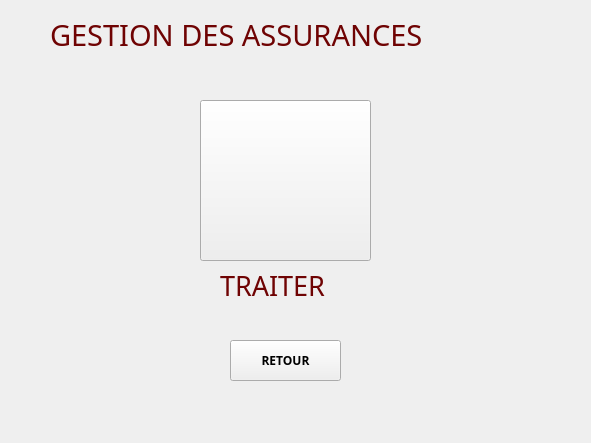
<?xml version="1.0" encoding="UTF-8"?>
<ui version="4.0">
 <class>Gestion_Assurance</class>
 <widget class="QWidget" name="Gestion_Assurance">
  <property name="geometry">
   <rect>
    <x>0</x>
    <y>0</y>
    <width>591</width>
    <height>443</height>
   </rect>
  </property>
  <property name="windowTitle">
   <string>Form</string>
  </property>
  <widget class="QPushButton" name="pushButton">
   <property name="geometry">
    <rect>
     <x>230</x>
     <y>340</y>
     <width>111</width>
     <height>41</height>
    </rect>
   </property>
   <property name="font">
    <font>
     <family>Century Gothic</family>
     <weight>75</weight>
     <bold>true</bold>
    </font>
   </property>
   <property name="text">
    <string>RETOUR</string>
   </property>
   <property name="icon">
    <iconset>
     <normaloff>:/icons/icons8_back_to_200px.png</normaloff>:/icons/icons8_back_to_200px.png</iconset>
   </property>
   <property name="iconSize">
    <size>
     <width>30</width>
     <height>30</height>
    </size>
   </property>
  </widget>
  <widget class="QLabel" name="label_3">
   <property name="geometry">
    <rect>
     <x>220</x>
     <y>260</y>
     <width>141</width>
     <height>51</height>
    </rect>
   </property>
   <property name="font">
    <font>
     <family>Century Gothic</family>
     <pointsize>20</pointsize>
    </font>
   </property>
   <property name="text">
    <string>&lt;html&gt;&lt;head/&gt;&lt;body&gt;&lt;p&gt;&lt;span style=&quot; color:#6f0303;&quot;&gt;TRAITER&lt;/span&gt;&lt;/p&gt;&lt;/body&gt;&lt;/html&gt;</string>
   </property>
  </widget>
  <widget class="QLabel" name="label">
   <property name="geometry">
    <rect>
     <x>50</x>
     <y>10</y>
     <width>491</width>
     <height>51</height>
    </rect>
   </property>
   <property name="font">
    <font>
     <family>Century Gothic</family>
     <pointsize>22</pointsize>
     <weight>50</weight>
     <bold>false</bold>
    </font>
   </property>
   <property name="text">
    <string>&lt;html&gt;&lt;head/&gt;&lt;body&gt;&lt;p&gt;&lt;span style=&quot; color:#6f0303;&quot;&gt;GESTION DES  ASSURANCES&lt;/span&gt;&lt;/p&gt;&lt;/body&gt;&lt;/html&gt;</string>
   </property>
  </widget>
  <widget class="QPushButton" name="traiter">
   <property name="geometry">
    <rect>
     <x>200</x>
     <y>100</y>
     <width>171</width>
     <height>161</height>
    </rect>
   </property>
   <property name="text">
    <string/>
   </property>
   <property name="icon">
    <iconset resource="images.qrc">
     <normaloff>:/icons/manage.png</normaloff>:/icons/manage.png</iconset>
   </property>
   <property name="iconSize">
    <size>
     <width>150</width>
     <height>150</height>
    </size>
   </property>
  </widget>
 </widget>
 <resources>
  <include location="images.qrc"/>
 </resources>
 <connections/>
</ui>
